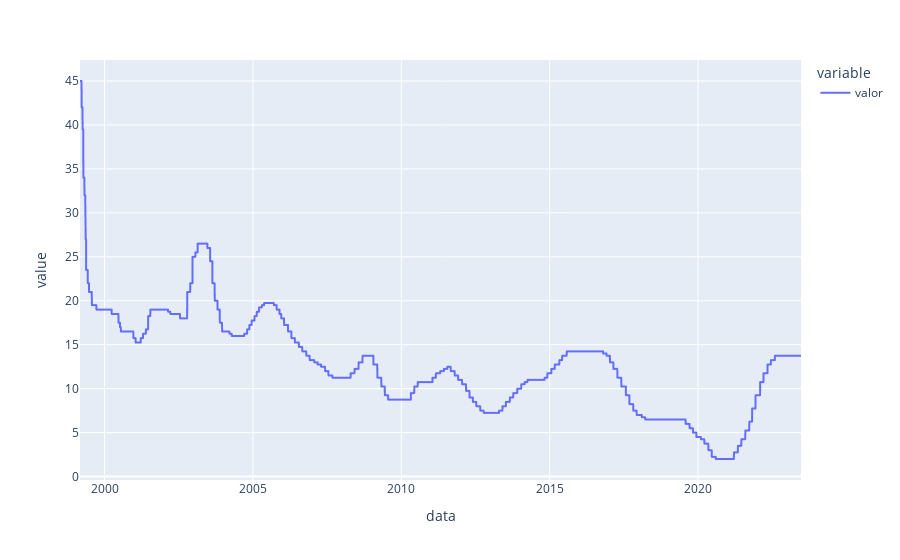

The cell this chart's notebook holds for it:
### Code cell
#Consulta Selic Meta
selic_meta = consulta_bc(432)
selic_meta.plot()

### Figure 1 — Plotly figure (JSON) as saved in the notebook; plotly's stock layout.template omitted (floating-point values rounded to 4 significant figures; data arrays with more than 128 entries replaced by an {"elided": "..."} marker saying what was removed)
{"data": [{"hovertemplate": "variable=valor<br>data=%{x}<br>value=%{y}<extra></extra>", "legendgroup": "valor", "line": {"color": "#636efa", "dash": "solid"}, "marker": {"symbol": "circle"}, "mode": "lines", "name": "valor", "showlegend": true, "type": "scattergl", "x": {"elided": "8875 str values"}, "xaxis": "x", "y": {"elided": "8875 float values"}, "yaxis": "y"}], "layout": {"legend": {"title": {"text": "variable"}, "tracegroupgap": 0}, "margin": {"t": 60}, "xaxis": {"anchor": "y", "domain": [0, 1], "title": {"text": "data"}}, "yaxis": {"anchor": "x", "domain": [0, 1], "title": {"text": "value"}}}}
